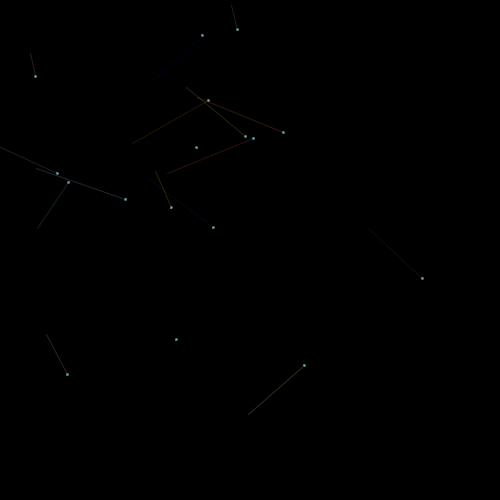
Frame 1 (no input)
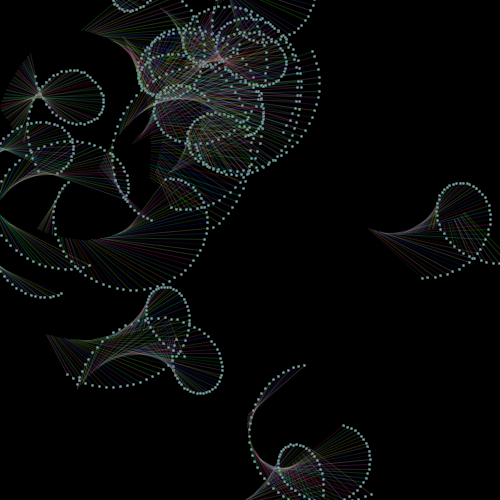
Frame 60 (the mouse pressed at the canvas centre just before this capture)
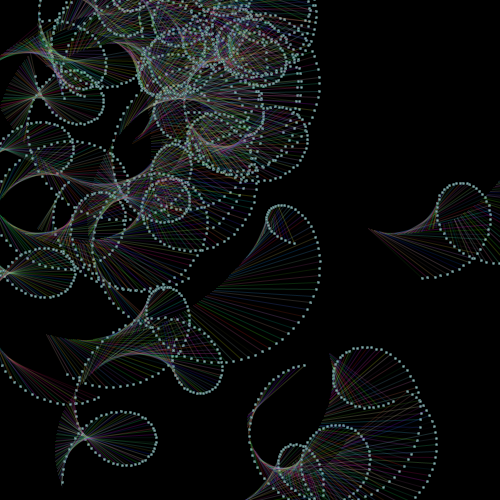
Frame 120 (the mouse held since frame 60 and released just before this capture)

The Processing sketch that drew these frames (run headless with seeded random() and noise(); from frame 60 on, the mouse is pressed at the canvas centre):

// Processing sketch: processing_152789
// ── processing_152789.pde

/*
 * Creative Coding
 * Week 3, 04 - spinning top: curved motion with sin() and cos()
 * by Indae Hwang and Jon McCormack
 * Copyright (c) 2014 Monash University
 
 editado por Waldo Costa 25/06/2014
 
 *
 * This sketch is the first cut at translating the motion of a spinning top
 * to trace a drawing path. This sketch traces a path using sin() and cos()
 *
 */

float[] x;      //arrays que guardam as posicoes x e y
float[] y;      // de cada um dos elementos

float[] dx;
float[] dy;    // change in position at each frame

float[] rad;       // radius for the moving hand

float[] fase; // diferenca de fase

int quantidade = 20;

void setup() {
  size(500, 500);

  // initial position in the centre of the screen
  
  x = new float[quantidade];
  y = new float[quantidade];
  dx = new float[quantidade];
  dy = new float[quantidade];
  rad = new float[quantidade];
  fase= new float[quantidade];
      
  for (int i = 0; i< quantidade; i++) // inicializa valores iniciais de x e y
  {
  x[i] = width/random(1,10);
  y[i] = height/random(1,10);
  }

for (int i = 0; i< quantidade; i++) // inicializa valores iniciais de dx e dy
  {
  // dx and dy are the small change in position each frame
  dx[i] = random(-1, 1);
  dy[i] = random(-1, 1);
  }
  
    for (int i = 0; i< quantidade; i++) // inicializa valores de dif de fase!
  {
  fase[i] = random(0,360);
  }
  
  
  
  background(0);
  
}


void draw() {
  // blend the old frames into the background
  //blendMode(BLEND);
  fill(0, 10);
  //rect(0, 0, width, height);



for (int i = 0; i< quantidade; i++)
  {

      rad[i] = radians(frameCount + fase[i]);
    
    // calculate new position
    // novo valor de x e y eh igual ao valor de x ou y + o diferencial
    // que eh definido inicialmente como um random entre -1 e +1, e depois
    // durante a execucao do programa entre random de -(0.5 a 1) ou 0.5 a 1
    x[i] += dx[i];
    y[i] += dy[i];
  
    float max = 1; // velocidade maxima na direcao positiva ou negativa
    float min = 0.5; // velocidade minima na direcao positiva ou negativa
  
    //When the shape hits the edge of the window, it reverses its direction and changes velocity
    // inverte o sentido na direcao X quando chega 100 pixels de distancia do limite 
    if (x[i] > width-100 || x[i] < 100) {
      dx[i] = dx[i] > 0 ? -random(min, max) : random(min, max);
    }
  
    // inverte o sentido na direcao Y quando chega 100 pixels de distancia do limite
    if (y[i] > height-100 || y[i] < 100) { // "se y eh maior que altura-100 OU y eh menor que 100, faz:
      dy[i] = dy[i] > 0 ? -random(min, max) : random(min, max);
      // se dy > 0 eh TRUE, faz o valor negativo randomico no intervalo (min, max), senao faz random(min,max)
    }
  
  
  // rad foi definido como: rad= radians(frameCount);
  
    float bx = x[i] + 100 * sin(rad[i]);
    float by = y[i] + 100 * cos(rad[i]);
  
    fill(180);
  
    float radius = 100 * sin(rad[i]*3); // raio de distancia entre o bx by e o handX e handY
    float handX = bx + radius * sin(rad[i]*3);
    float handY = by + radius * cos(rad[i]*3);
  
    stroke(random(255),random(255),random(255), 50);
    line(bx, by, handX, handY);
    
    stroke(80,120,120);
    ellipse(handX, handY, 2, 2); // hand

  }
  
}
